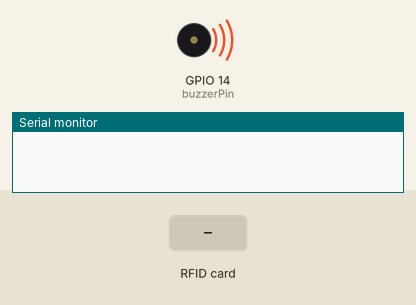
This sketch was run on a simulated ESP32. Shown: buzzer (waves = sounding, pin HIGH), the last lines printed to the serial monitor. Inputs (shaded band) come from the test bench. WiFi joins after 1.5 s; servers stay silent unless stated; uploads are accepted with an empty reply.

Above: at 1.56 s.
At 2.8 s:
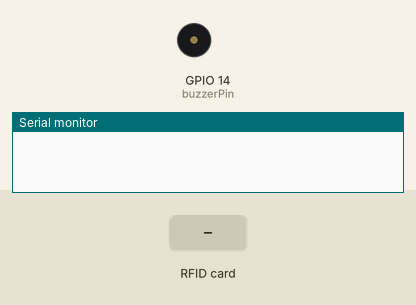
2.9 s: RFID card 5E 7A 19 C4 held to the reader
At 3.19 s:
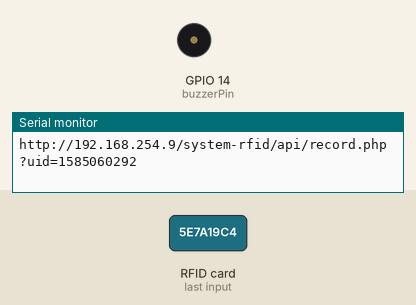
Timing chart, 0 to 5.9 s (numbered marks = the images above; inputs shaded):
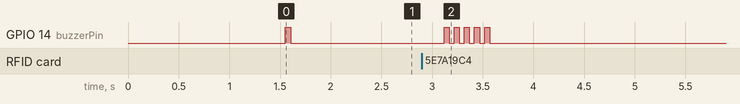

Measured:
- after the input at 2.9 s, GPIO 14 (buzzerPin): alternates HIGH for 0.05 s and LOW for 0.05 s, 10 changes in all, then stays LOW, starting after 0.22 s

The sketch:

wireless-rfid-esp32-v0.1.ino
```cpp
#include <WiFi.h>
#include <WiFiMulti.h>
#include <HTTPClient.h>
#include <MFRC522.h>
#include <SPI.h>
#define SS_PIN    21
#define RST_PIN   22
#define buzzerPin 14
#define ON HIGH
#define OFF LOW

// Wiring for RFID and ESP32
// ESP32        RFID-RC522
// 3.3V         3.3V
// GND          GND
// Pin 18       SCK
// Pin 19       MISO
// Pin 21       SDA
// Pin 22       RST
// Pin 23       MOSI

MFRC522::MIFARE_Key key;
MFRC522::StatusCode status;
MFRC522 mfrc522(SS_PIN, RST_PIN);

WiFiMulti wifiMulti;

unsigned long cardKey;

char httpLink[100];
// Change this to your API link
char httpAPI[] = "http://192.168.254.9/system-rfid/api/record.php";

void setup() {
  Serial.begin(9600);

  pinMode(buzzerPin, OUTPUT);

  SPI.begin();
  mfrc522.PCD_Init();

  // Change this, provide your WiFi Name (SSID) and Password
  wifiMulti.addAP("SSID", "PASSWORD");

  if((wifiMulti.run() == WL_CONNECTED)) {
    beep(1, 50);
  }else{
    beep(5, 50);
  }
}

void loop() {
  if((wifiMulti.run() == WL_CONNECTED)) {
    if(readCard()){
      sendData();
    }
  }
}

void sendData(){
  HTTPClient http;
  sprintf(httpLink, "%s?uid=%lu", httpAPI, cardKey);
  Serial.println(httpLink);
  http.begin(httpLink);
  int httpCode = http.GET();
  if(httpCode > 0) {
      if(httpCode == 201) {
          String payload = http.getString();
          Serial.println(payload);
          beep(3, 50);
      }else{
        beep(5, 50);
      }
  } else {
      Serial.printf("ERROR: %s\n", http.errorToString(httpCode).c_str());
      beep(5, 50);
  }

  http.end();
}

bool readCard(){
  if ( ! mfrc522.PICC_IsNewCardPresent()) {
    return false;
  }
  if ( ! mfrc522.PICC_ReadCardSerial()) {
    return false;
  }

  cardKey =  mfrc522.uid.uidByte[0] << 24;
  cardKey += mfrc522.uid.uidByte[1] << 16;
  cardKey += mfrc522.uid.uidByte[2] <<  8;
  cardKey += mfrc522.uid.uidByte[3];

  //Serial.println(cardKey);

  mfrc522.PICC_HaltA();
  mfrc522.PCD_StopCrypto1();

  return true;
}

void beep(int t, int d){
  for(int i = 0; i < t; i++){
    digitalWrite(buzzerPin, ON);
    delay(d);
    digitalWrite(buzzerPin, OFF);
    delay(d);
  }
}
```
